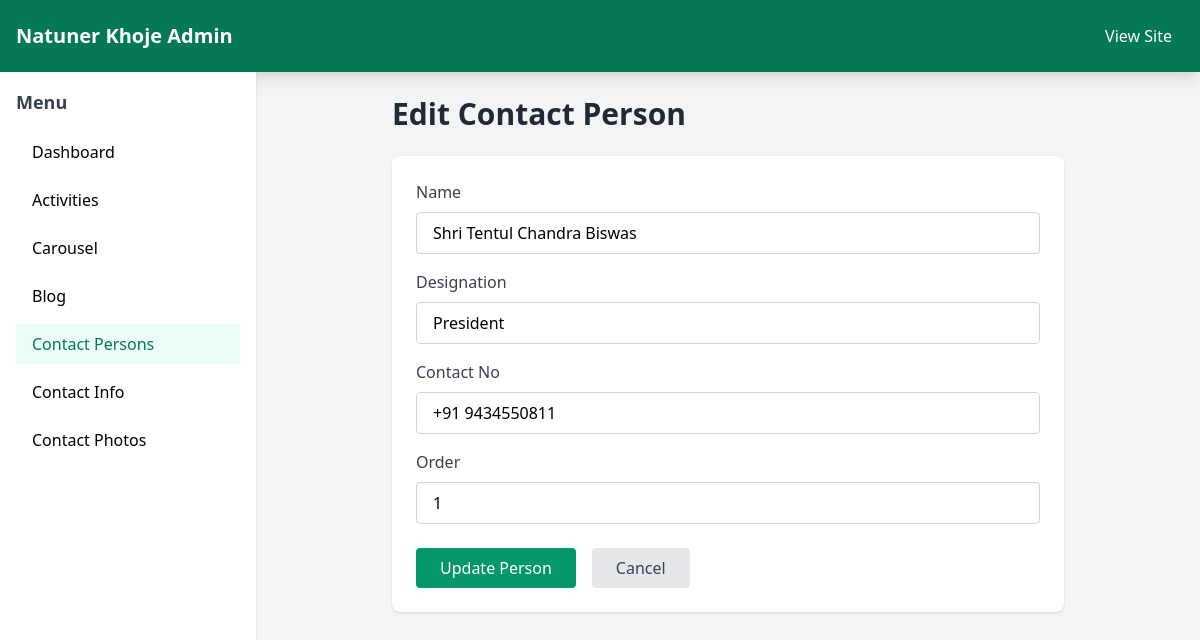
Page /admin/contact-persons/1/edit/ on the committed database.
### tables this page shows
CREATE TABLE "content_contactperson" ("id" integer NOT NULL PRIMARY KEY AUTOINCREMENT, "name" varchar(200) NOT NULL, "designation" varchar(200) NOT NULL, "contact_no" varchar(20) NOT NULL, "order" integer unsigned NOT NULL CHECK ("order" >= 0));

### app.py (the view, shortened to what this page needs)
@app.route("/admin/contact-persons/<int:id>/edit/", methods=["GET", "POST"])
def admin_edit_contact_person(id):
    person = fetch_one("SELECT * FROM content_contactperson WHERE id = ?", (id,))
    if not person:
        flash("Contact person not found!", "error")
        return redirect(url_for("admin_contact_persons"))
    return render_template("admin/contact_person_form.html", person=person)

### app.py (called while the page is built)
def get_db():
    if "db" not in g:
        connection = sqlite3.connect(DATABASE)
        connection.row_factory = sqlite3.Row
        g.db = connection
    return g.db

def fetch_one(query, params=()):
    row = get_db().execute(query, params).fetchone()
    return dict(row) if row else None

### templates/admin/contact_person_form.html (shortened to what this page needs)
{% extends "admin/base.html" %}
{% block content %}
<div class="max-w-2xl mx-auto">
    <h1 class="text-3xl font-bold text-gray-800 mb-6">
        {{ 'Edit Contact Person' if person else 'Add New Contact Person' }}
    </h1>
    <div class="bg-white p-6 rounded-lg shadow">
        <form method="POST">
            <div class="mb-4">
                <label class="block text-gray-700 mb-2">Name</label>
                <input type="text" name="name" required
                       value="{{ person.name if person else '' }}"
                       class="w-full border border-gray-300 rounded px-4 py-2 focus:outline-none focus:border-emerald-500">
            </div>
            <div class="mb-4">
                <label class="block text-gray-700 mb-2">Designation</label>
                <input type="text" name="designation"
                       value="{{ person.designation if person else '' }}"
                       class="w-full border border-gray-300 rounded px-4 py-2 focus:outline-none focus:border-emerald-500">
            </div>
            <div class="mb-4">
                <label class="block text-gray-700 mb-2">Contact No</label>
                <input type="text" name="contact_no"
                       value="{{ person.contact_no if person else '' }}"
                       class="w-full border border-gray-300 rounded px-4 py-2 focus:outline-none focus:border-emerald-500">
            </div>
            <div class="mb-6">
                <label class="block text-gray-700 mb-2">Order</label>
                <input type="number" name="order"
                       value="{{ person.order if person else 0 }}"
                       class="w-full border border-gray-300 rounded px-4 py-2 focus:outline-none focus:border-emerald-500">
            </div>
            <div class="flex gap-4">
                <button type="submit" class="bg-emerald-600 text-white px-6 py-2 rounded hover:bg-emerald-700 transition">
                    {{ 'Update' if person else 'Add' }} Person
                </button>
                <a href="{{ url_for('admin_contact_persons') }}" class="bg-gray-200 text-gray-700 px-6 py-2 rounded hover:bg-gray-300 transition">
                    Cancel
                </a>
            </div>
        </form>
    </div>
</div>
{% endblock %}

### rows in the picture
content_contactperson: name "Shri Tentul Chandra Biswas", designation "President", contact_no "+91 9434550811", order "1"

### other values in the picture
{{ 'Edit Contact Person' if person else 'Add New Contact Person' }} "Edit Contact Person"
{{ 'Update' if person else 'Add' }} "Update"
